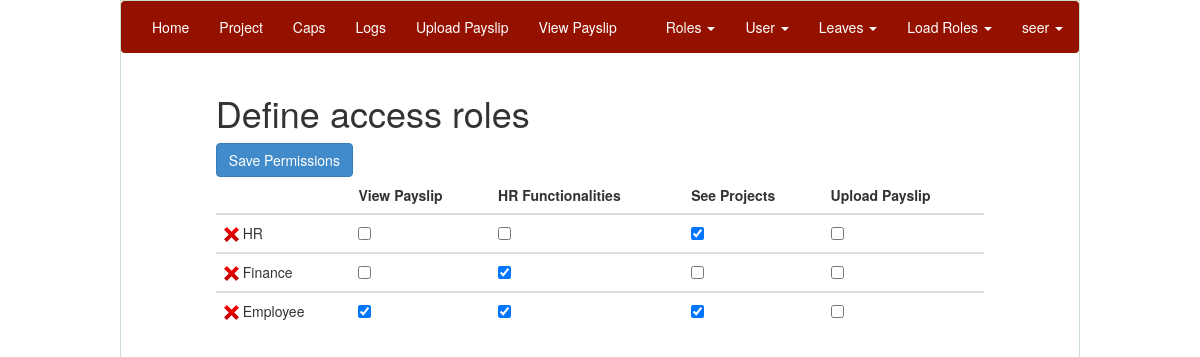
Page /admin/edit_permissions (signed in) on the committed database.
### app/users/models.py (models this page shows, shortened)
class User(UserMixin, Base):
    __tablename__ = 'users'
    id = Column(Integer, primary_key=True,autoincrement=True)
    first_name = Column(String(50), nullable=False)
    middle_name = Column(String(50), nullable=False)
    last_name = Column(String(50), nullable=False)
    email = Column(String(255), nullable=False, unique=True)
    username = Column(String(50), nullable=False, unique=True)
    password = Column(String(255), nullable=False, default='')
    active_role = Column(String(255)) ##Stores the active role of the user
    stored_file = relationship('Payslip', backref='users',lazy='dynamic')
    user_leaves = relationship('UserStatistics', backref='users',lazy='dynamic')
    images = relationship('ProfileImage', backref='users',lazy='dynamic')
    logs = relationship('Log',backref='users',lazy='dynamic')
    projects = relationship('Project', secondary=user_projects, backref=backref('users', lazy='dynamic'))
    role = relationship('Role', secondary='user_roles')
    supervisor = Column(String(255))
    is_supervisor = Column(Boolean)
    supervisee = Column(String(255))
    def load_perms(self, role):
        r = Role.query.filter_by(name=role).first()
        return r.permissions
    def check_perms(self, perms, setofperms):
        p = Permission.query.filter_by(permission_name=str(perms)).first()
        check = p in setofperms
        return check
    def load_roles(self, username):
        u = User.query.filter_by(username=username).first()
        return u.role

class Permission(Base):
    __tablename__ = 'permissions'
    id = Column(Integer, primary_key=True)
    permission_name = Column(String(50), nullable = False, unique=True)
    roles = relationship('Role', secondary='role_perms')
    def __repr__(self):
        return self.permission_name

class Role(Base):
    __tablename__ = 'roles'
    id = Column(Integer, primary_key=True, autoincrement=True)
    name = Column(String(64), unique=True)
    user = relationship('User', secondary='user_roles')
    permissions = relationship('Permission', secondary='role_perms')
    def load_perms(self, role_name):
        r = Role.query.filter_by(name=role_name).first()
        return r.permissions

### app/users/controllers.py (the view, shortened to what this page needs)
@Users.route('/admin/edit_permissions', methods=['GET','POST'])
def change_permissions():
    all_users = User.query.all()
    list_of_roles = Role.query.all()
    list_of_perms = Permission.query.all()
    admin_role = Role.query.filter_by(name='Administrator').first()
    admin_perms = Permission.query.filter_by(permission_name='Administrator').first()
    list_of_roles.remove(admin_role)
    list_of_perms.remove(admin_perms)
    print list_of_perms
    return render_template('admin/edit_permissions.html',list_of_roles=list_of_roles,
                            list_of_perms=list_of_perms, all_users=all_users)

### app/users/controllers.py (called while the page is built)
@Users.app_context_processor
def inject_permissions():
    if current_user.active_role is None:
        return dict(user_perms = current_user.init_active_roles(current_user.username),
                    user = current_user, role=current_user.load_roles(current_user.username))
    elif current_user.active_role == 'None':
        return dict(user_perms =[ ],
                    user = current_user, role=current_user.load_roles(current_user.username))
    return dict(user_perms = current_user.load_perms(current_user.active_role),
                    user = current_user,role=current_user.load_roles(current_user.username))

@Users.before_request
def before_request():
    g.user = current_user   #current user from flask.ext.login

@login_manager.user_loader
def load_user(id):
    return User.query.get(int(id))

### app/templates/admin/edit_permissions.html (shortened to what this page needs)
{% if current_user.check_perms('Administrator', user_perms) %}
{% from "macros.html" import render_field %}
{% extends "layout.html" %}
{% block body %}
	{% include 'home/navigation.html' %}
	<div class="col-md-1">
	</div>
	<div class="col-md-10">
		<H1>Define access roles </H1>
		<div class="table-responsive">
			  <table class="table table-hover">
				<thead>
				  <tr>
					<th> </th>
					{% for i in list_of_perms %}
					<th>{{i}}</th>
					{% endfor %}
				  </tr>
				</thead>
			<form method="POST" enctype="multipart/form-data">
			{% for role in list_of_roles %}
				<tbody>
				  <tr>
				  <td>
				  <a href="#" data-toggle="modal" data-target="#confirm-delete-{{ loop.index }}"><img src = "{{url_for('static', filename='assets/images/x.png') }}"></a>
				  {{role.name}}
				  </td>
				  {% for perms in list_of_perms %}
					<td><input type="checkbox" name="{{role.name}} {{perms}}" value="{{perms}}"
					{% if perms in role.load_perms(role.name) %}
					checked
					{% endif %}
					/></td>
				  {% endfor %}
				  </tr>
				  {% endfor %}
				  <input class="btn btn-primary" button type="submit" name="button" value="Save Permissions"></button>
			</form>
			  </table>
		</div>
	</div>
	<div class="col-md-1">
	</div>
{% endblock %}
{% endif %}

### app/templates/home/navigation.html (shortened to what this page needs)
{% block navbar %}
<nav class="navbar navbar-custom">
  <div class="container-fluid">
    <div>
      	<ul class="nav navbar-nav">
	        <li><a href="{{url_for('Home.show_home')}}">Home</a></li>
			{% if current_user.check_perms('See Projects', user_perms) %}
			<li><a href="{{ url_for('Projects.show_project') }}">Project</a></li>
			{%endif%}
			<li><a href="#">Caps</a></li>
			<li><a href="#">Logs</a></li>
			{% if current_user.check_perms('Upload Payslip', user_perms) %}
			<li><a href="{{url_for('PaySlip.payslip_base')}}">Upload Payslip</a></li>
			{% endif %}
			{% if current_user.check_perms('View Payslip', user_perms) %}
			<li><a href="{{url_for('PaySlip.view_payslip')}}">View Payslip</a></li>
			{% endif %}
		</ul>
		<ul class="nav navbar-nav navbar-right">
		{% if current_user.check_perms('Administrator', user_perms) %}
			<li class="dropdown">
	          <a class="dropdown-toggle" data-toggle="dropdown" href="#">Roles
	          <span class="caret"></span></a>
	        </li>
			<li class="dropdown">
	          <a class="dropdown-toggle" data-toggle="dropdown" href="#">User
	          <span class="caret"></span></a>
	        </li>
		{% endif %}
			<li class="dropdown">
	          <a class="dropdown-toggle" data-toggle="dropdown" href="#">Leaves
	          <span class="caret"></span></a>
	        </li>
			<li class="dropdown">
	          <a class="dropdown-toggle" data-toggle="dropdown" href="#">Load Roles
	          <span class="caret"></span></a>
	        </li>
			<li class="dropdown">
	          <a class="dropdown-toggle" data-toggle="dropdown" href="#">{{user.username}}
	          <span class="caret"></span></a>
	        </li>
		</ul>
    </div>
  </div>
</nav>
{% endblock %}

### app/static/assets/css/styles.css (style rules this page uses)
a { text-decoration: none; color: #000000; }

### app/static/assets/css/nav-bar.css (style rules this page uses)
.navbar-custom { background-color: #941100; border-color: #d8d8d8; }
.navbar-custom .navbar-nav > li > a { color: #ffffff; }

### rows in the picture
User: username "seer"
Permission: permission_name "View Payslip"
Permission: permission_name "HR Functionalities"
Permission: permission_name "See Projects"
Permission: permission_name "Upload Payslip"
Role: name "HR", name "☑"
Role: name "Finance", name "☑"
Role: name "Employee", name "☑"
